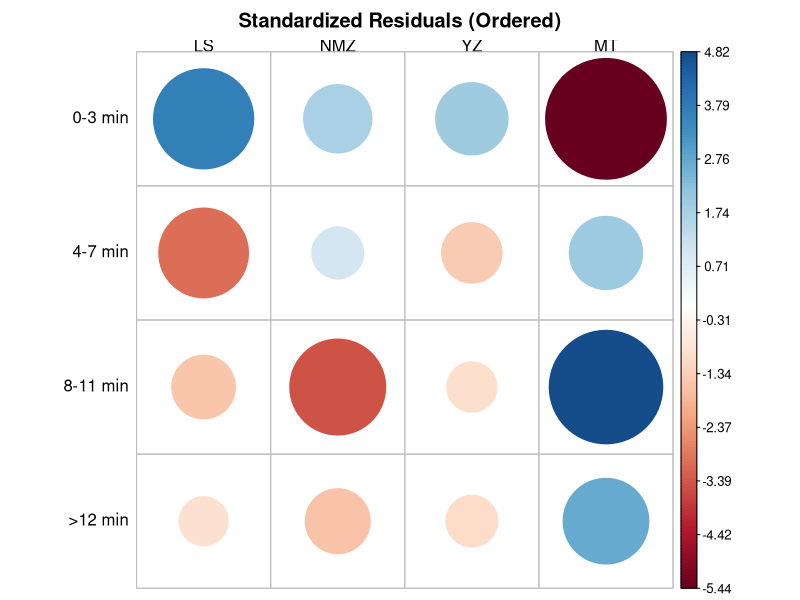

Source code (R):
library(tidyverse)

data <- read.csv("contine_time.csv")

df_long <- data %>%
  pivot_longer(cols = everything(), names_to = "Site", values_to = "Seconds") %>%
  mutate(Minutes = Seconds / 60) %>%
  mutate(Time_Bin = cut(
    Minutes, 
    breaks = c(0, 4, 8, 12, Inf), 
    labels = c("0-3 min", "4-7 min", "8-11 min", ">12 min"), 
    right = FALSE 
  )) %>%
  filter(!is.na(Time_Bin))

contingency_table <- table(df_long$Time_Bin, df_long$Site)
chisq_res <- chisq.test(contingency_table)
print("Observed Counts:")
print(contingency_table)

residuals_df <- as.data.frame(as.table(chisq_res$stdres))
colnames(residuals_df) <- c("Time_Bin", "Site", "Residual")

residuals_df$Site <- factor(residuals_df$Site, levels = c("LS", "NMZ", "YZ", "MT"))


library(corrplot)

res_matrix <- chisq_res$stdres
res_matrix_ordered <- res_matrix[, c("LS", "NMZ", "YZ", "MT")]

corrplot(res_matrix_ordered, 
         is.corr = FALSE, 
         method = "circle",
         tl.col = "black", 
         tl.srt = 0,    
         cl.pos = "r",  
         title = "Standardized Residuals (Ordered)",
         mar = c(0,0,2,0))
